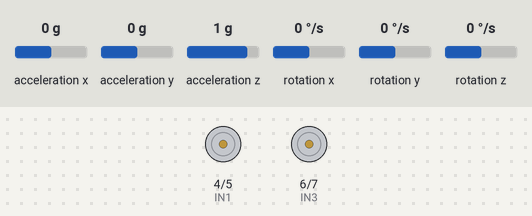
The sketch below on a simulated Arduino Uno, built with avr-gcc and run on an emulated ATmega328P. On the bench: motor-driver pin pairs drawn as motors (green arrow = first pin HIGH = forward, orange = second pin HIGH = backward, longer = more drive, scaled by the enable pin). The test bench sets the inputs (shaded band); at power-on: acceleration x 0 g, acceleration y 0 g, acceleration z 1 g, rotation x 0 °/s, rotation y 0 °/s, rotation z 0 °/s. What the sketch prints to the serial monitor is not drawn.

Above: at 0.1 s.
At 26.2 s:
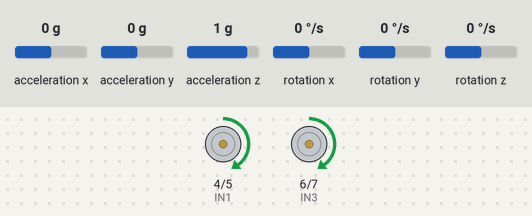
Timing chart, 0 to 27.7 s (numbered marks = the images above):
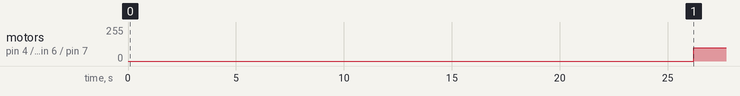

Measured:
- by itself, motor on pin 4 (IN1) / pin 5 (IN2), motor on pin 6 (IN3) / pin 7 (IN4): stopped → forward 100/255 at 26.2 s

The sketch:

robot_equilibrio_altra_libreria_pid_autotunePID.ino
```cpp
#include <PID_v1.h>
#include <PID_AutoTune_v0.h>
#include <MPU6050_tockn.h>
#include <Wire.h>

#define enA 9
#define IN1 4
#define IN2 5
#define enB 10
#define IN3 6
#define IN4 7

MPU6050 mpu6050(Wire);

double SetpointPID, InputPID, OutputPID;
double Kp = 22, Ki = 0.01, Kd = 0.4;
bool fallDirection; //true-avanti, false-dietro

PID myPID(&InputPID, &OutputPID, &SetpointPID , Kp, Ki, Kd, DIRECT);

//--
PID_ATune aTune(&InputPID, &OutputPID);
boolean tuning = true;
double aTuneStep = 50, aTuneNoise = 1, aTuneStartValue = 100;
unsigned int aTuneLookBack = 20;
byte ATuneModeRemember = 2;
//--

void setup() {
  Serial.begin(9600);

  pinMode(enA, OUTPUT);
  pinMode(enB, OUTPUT);
  pinMode(IN1, OUTPUT);
  pinMode(IN2, OUTPUT);
  pinMode(IN3, OUTPUT);
  pinMode(IN4, OUTPUT);

  Wire.begin();
  mpu6050.begin();

  calibrazioneSensore();
  //mpu6050.calcGyroOffsets(true); //calibrazione (metti true come parametro se vuoi stampare lo stato)
  //SetpointPID = 0; //obiettivo target -> punto di equilibrio da cambiare in base al sensore, valore intorno allo 0

  myPID.SetMode(AUTOMATIC);

  //--
  if (tuning) {
    tuning = false;
    changeAutoTune();
    tuning = true;
  }
  //--
}

void loop() {
  readValueFromSensor();
  //--
  if (tuning){
    byte val = (aTune.Runtime()); //restituisce 1 se ha finito di fare il tuning, 0 altrimenti
    if (val != 0){
      tuning = false;
    }
    if (!tuning){ //we're done, set the tuning parameters
      Kp = aTune.GetKp();
      Ki = aTune.GetKi();
      Kd = aTune.GetKd();
      myPID.SetTunings(Kp, Ki, Kd);
      AutoTuneHelper(false);
    }
  }else{
    myPID.Compute();
  }
  //--
  moveMotor(OutputPID, fallDirection);
  printStatus();
}

//--
void changeAutoTune() {
  if (!tuning)
  {
    //Set the output to the desired starting frequency.
    OutputPID = aTuneStartValue;
    aTune.SetNoiseBand(aTuneNoise);
    aTune.SetOutputStep(aTuneStep);
    aTune.SetLookbackSec((int)aTuneLookBack);
    AutoTuneHelper(true);
    tuning = true;
  }
  else
  { //cancel autotune
    aTune.Cancel();
    tuning = false;
    AutoTuneHelper(false);
  }
}

void AutoTuneHelper(boolean start) {
  if (start)
    ATuneModeRemember = myPID.GetMode();
  else
    myPID.SetMode(ATuneModeRemember);
}
//--

void calibrazioneSensore() {
  Serial.println("Calibrazione, NON MUOVERE IL ROBOT");
  float somma = 0;
  for (int i = 0; i < 500; i++) {
    mpu6050.update();
    somma += mpu6050.getAngleY();
    Serial.println(mpu6050.getAngleY());
    delay(50); //importante
  }
  SetpointPID = somma / 500;
  Serial.println("Calibrazione finita, target impostato.");
}

void readValueFromSensor() {
  mpu6050.update();
  InputPID = mpu6050.getAngleY();
  if (InputPID > SetpointPID) {
    //caduta in avanti
    fallDirection = true;
    myPID.SetControllerDirection(REVERSE);
  } else if (InputPID < SetpointPID) {
    //caduta in dietro
    fallDirection = false;
    myPID.SetControllerDirection(DIRECT);
  }
}

void moveMotor(double OutputPID, bool fallDirection) {
  analogWrite(enA, OutputPID);
  analogWrite(enB, OutputPID);
  if (fallDirection == true) {
    digitalWrite(IN1, LOW);
    digitalWrite(IN2, HIGH);
    digitalWrite(IN3, LOW);
    digitalWrite(IN4, HIGH);
  } else {
    digitalWrite(IN1, HIGH);
    digitalWrite(IN2, LOW);
    digitalWrite(IN3, HIGH);
    digitalWrite(IN4, LOW);
  }
}

void printStatus() {
  Serial.print("InputPID:");
  Serial.print(InputPID);
  Serial.print(",OutputPID:");
  Serial.print(OutputPID);
  Serial.print(",SetpointPID:");
  Serial.print(SetpointPID);
  Serial.print(",Kp:");
  Serial.print(Kp);
  Serial.print(",Ki:");
  Serial.print(Ki);
  Serial.print(",Kd:");
  Serial.println(Kd);
  Serial.println(tuning);
}
```
